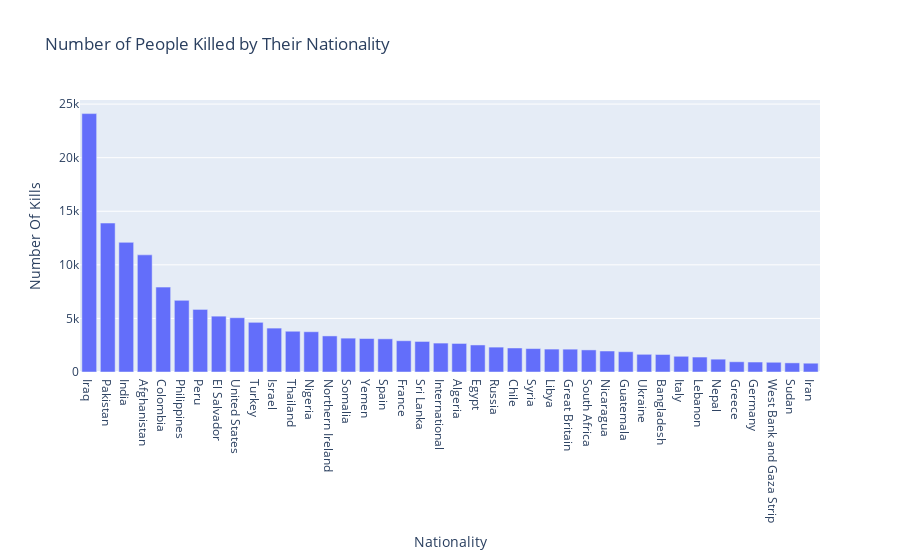

Notebook cell for this chart:
### Markdown cell above
### Q3  - Number of People Killed by Their Nationality

### Code cell
Nationality = data.groupby(['natlty1_txt'])['eventid'].count().reset_index().sort_values(by = 'eventid' , ascending = False)[:40]
fig2 = px.bar(Nationality , x = 'natlty1_txt' , y = 'eventid' , 
              title = "Number of People Killed by Their Nationality")
fig2.update_layout(xaxis_title = 'Nationality' , yaxis_title = 'Number Of Kills')
fig2.show()

### Figure 1 — Plotly figure (JSON) as saved in the notebook; plotly's stock layout.template omitted (floating-point values rounded to 4 significant figures)
{"data": [{"alignmentgroup": "True", "hovertemplate": "natlty1_txt=%{x}<br>eventid=%{y}<extra></extra>", "legendgroup": "", "marker": {"color": "#636efa", "pattern": {"shape": ""}}, "name": "", "offsetgroup": "", "orientation": "v", "showlegend": false, "textposition": "auto", "type": "bar", "x": ["Iraq", "Pakistan", "India", "Afghanistan", "Colombia", "Philippines", "Peru", "El Salvador", "United States", "Turkey", "Israel", "Thailand", "Nigeria", "Northern Ireland", "Somalia", "Yemen", "Spain", "France", "Sri Lanka", "International", "Algeria", "Egypt", "Russia", "Chile", "Syria", "Libya", "Great Britain", "South Africa", "Nicaragua", "Guatemala", "Ukraine", "Bangladesh", "Italy", "Lebanon", "Nepal", "Greece", "Germany", "West Bank and Gaza Strip", "Sudan", "Iran"], "xaxis": "x", "y": [24113, 13900, 12098, 10931, 7922, 6685, 5840, 5212, 5065, 4636, 4097, 3804, 3759, 3367, 3160, 3123, 3096, 2918, 2851, 2699, 2664, 2523, 2323, 2241, 2186, 2139, 2131, 2062, 1960, 1893, 1652, 1635, 1467, 1396, 1197, 956, 930, 909, 852, 820], "yaxis": "y"}], "layout": {"barmode": "relative", "legend": {"tracegroupgap": 0}, "title": {"text": "Number of People Killed by Their Nationality"}, "xaxis": {"anchor": "y", "domain": [0, 1], "title": {"text": "Nationality"}}, "yaxis": {"anchor": "x", "domain": [0, 1], "title": {"text": "Number Of Kills"}}}}
